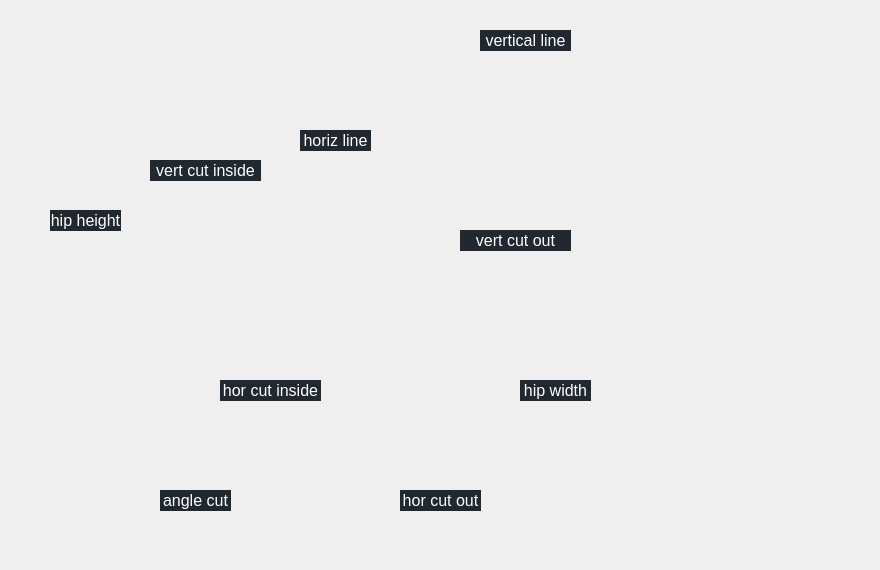
   <widget class="QWidget" name="tab">
    <attribute name="title">
     <string>Widok</string>
    </attribute>
    <widget class="QLabel" name="labelPicture">
     <property name="geometry">
      <rect>
       <x>0</x>
       <y>0</y>
       <width>871</width>
       <height>561</height>
      </rect>
     </property>
     <property name="text">
      <string/>
     </property>
     <property name="pixmap">
      <pixmap resource="../resources.qrc">:/res/ResultHipRafter.PNG</pixmap>
     </property>
     <property name="scaledContents">
      <bool>true</bool>
     </property>
     <property name="alignment">
      <set>Qt::AlignCenter</set>
     </property>
    </widget>
    <widget class="QLabel" name="HipHeight">
     <property name="geometry">
      <rect>
       <x>50</x>
       <y>210</y>
       <width>71</width>
       <height>21</height>
      </rect>
     </property>
     <property name="palette">
      <palette>
       <active>
        <colorrole role="WindowText">
         <brush brushstyle="SolidPattern">
          <color alpha="255">
           <red>255</red>
           <green>255</green>
           <blue>255</blue>
          </color>
         </brush>
        </colorrole>
        <colorrole role="Button">
         <brush brushstyle="SolidPattern">
          <color alpha="255">
           <red>33</red>
           <green>40</green>
           <blue>48</blue>
          </color>
         </brush>
        </colorrole>
        <colorrole role="Base">
         <brush brushstyle="SolidPattern">
          <color alpha="255">
           <red>33</red>
           <green>40</green>
           <blue>48</blue>
          </color>
         </brush>
        </colorrole>
        <colorrole role="Window">
         <brush brushstyle="SolidPattern">
          <color alpha="255">
           <red>33</red>
           <green>40</green>
           <blue>48</blue>
          </color>
         </brush>
        </colorrole>
       </active>
       <inactive>
        <colorrole role="WindowText">
         <brush brushstyle="SolidPattern">
          <color alpha="255">
           <red>255</red>
           <green>255</green>
           <blue>255</blue>
          </color>
         </brush>
        </colorrole>
        <colorrole role="Button">
         <brush brushstyle="SolidPattern">
          <color alpha="255">
           <red>33</red>
           <green>40</green>
           <blue>48</blue>
          </color>
         </brush>
        </colorrole>
        <colorrole role="Base">
         <brush brushstyle="SolidPattern">
          <color alpha="255">
           <red>33</red>
           <green>40</green>
           <blue>48</blue>
          </color>
         </brush>
        </colorrole>
        <colorrole role="Window">
         <brush brushstyle="SolidPattern">
          <color alpha="255">
           <red>33</red>
           <green>40</green>
           <blue>48</blue>
          </color>
         </brush>
        </colorrole>
       </inactive>
       <disabled>
        <colorrole role="WindowText">
         <brush brushstyle="SolidPattern">
          <color alpha="255">
           <red>120</red>
           <green>120</green>
           <blue>120</blue>
          </color>
         </brush>
        </colorrole>
        <colorrole role="Button">
         <brush brushstyle="SolidPattern">
          <color alpha="255">
           <red>33</red>
           <green>40</green>
           <blue>48</blue>
          </color>
         </brush>
        </colorrole>
        <colorrole role="Base">
         <brush brushstyle="SolidPattern">
          <color alpha="255">
           <red>33</red>
           <green>40</green>
           <blue>48</blue>
          </color>
         </brush>
        </colorrole>
        <colorrole role="Window">
         <brush brushstyle="SolidPattern">
          <color alpha="255">
           <red>33</red>
           <green>40</green>
           <blue>48</blue>
          </color>
         </brush>
        </colorrole>
       </disabled>
      </palette>
     </property>
     <property name="font">
      <font>
       <pointsize>12</pointsize>
      </font>
     </property>
     <property name="styleSheet">
      <string notr="true">background: rgb(33, 40, 48);</string>
     </property>
     <property name="text">
      <string>hip height</string>
     </property>
     <property name="alignment">
      <set>Qt::AlignCenter</set>
     </property>
    </widget>
    <widget class="QLabel" name="angleHorizontalCut">
     <property name="geometry">
      <rect>
       <x>160</x>
       <y>490</y>
       <width>71</width>
       <height>21</height>
      </rect>
     </property>
     <property name="palette">
      <palette>
       <active>
        <colorrole role="WindowText">
         <brush brushstyle="SolidPattern">
          <color alpha="255">
           <red>255</red>
           <green>255</green>
           <blue>255</blue>
          </color>
         </brush>
        </colorrole>
        <colorrole role="Button">
         <brush brushstyle="SolidPattern">
          <color alpha="255">
           <red>33</red>
           <green>40</green>
           <blue>48</blue>
          </color>
         </brush>
        </colorrole>
        <colorrole role="Base">
         <brush brushstyle="SolidPattern">
          <color alpha="255">
           <red>33</red>
           <green>40</green>
           <blue>48</blue>
          </color>
         </brush>
        </colorrole>
        <colorrole role="Window">
         <brush brushstyle="SolidPattern">
          <color alpha="255">
           <red>33</red>
           <green>40</green>
           <blue>48</blue>
          </color>
         </brush>
        </colorrole>
       </active>
       <inactive>
        <colorrole role="WindowText">
         <brush brushstyle="SolidPattern">
          <color alpha="255">
           <red>255</red>
           <green>255</green>
           <blue>255</blue>
          </color>
         </brush>
        </colorrole>
        <colorrole role="Button">
         <brush brushstyle="SolidPattern">
          <color alpha="255">
           <red>33</red>
           <green>40</green>
           <blue>48</blue>
          </color>
         </brush>
        </colorrole>
        <colorrole role="Base">
         <brush brushstyle="SolidPattern">
          <color alpha="255">
           <red>33</red>
           <green>40</green>
           <blue>48</blue>
          </color>
         </brush>
        </colorrole>
        <colorrole role="Window">
         <brush brushstyle="SolidPattern">
          <color alpha="255">
           <red>33</red>
           <green>40</green>
           <blue>48</blue>
          </color>
         </brush>
        </colorrole>
       </inactive>
       <disabled>
        <colorrole role="WindowText">
         <brush brushstyle="SolidPattern">
          <color alpha="255">
           <red>120</red>
           <green>120</green>
           <blue>120</blue>
          </color>
         </brush>
        </colorrole>
        <colorrole role="Button">
         <brush brushstyle="SolidPattern">
          <color alpha="255">
           <red>33</red>
           <green>40</green>
           <blue>48</blue>
          </color>
         </brush>
        </colorrole>
        <colorrole role="Base">
         <brush brushstyle="SolidPattern">
          <color alpha="255">
           <red>33</red>
           <green>40</green>
           <blue>48</blue>
          </color>
         </brush>
        </colorrole>
        <colorrole role="Window">
         <brush brushstyle="SolidPattern">
          <color alpha="255">
           <red>33</red>
           <green>40</green>
           <blue>48</blue>
          </color>
         </brush>
        </colorrole>
       </disabled>
      </palette>
     </property>
     <property name="font">
      <font>
       <pointsize>12</pointsize>
      </font>
     </property>
     <property name="styleSheet">
      <string notr="true">background: rgb(33, 40, 48);</string>
     </property>
     <property name="text">
      <string>angle cut</string>
     </property>
     <property name="alignment">
      <set>Qt::AlignCenter</set>
     </property>
    </widget>
    <widget class="QLabel" name="horizontalCutOutside">
     <property name="geometry">
      <rect>
       <x>400</x>
       <y>490</y>
       <width>81</width>
       <height>21</height>
      </rect>
     </property>
     <property name="palette">
      <palette>
       <active>
        <colorrole role="WindowText">
         <brush brushstyle="SolidPattern">
          <color alpha="255">
           <red>255</red>
           <green>255</green>
           <blue>255</blue>
          </color>
         </brush>
        </colorrole>
        <colorrole role="Button">
         <brush brushstyle="SolidPattern">
          <color alpha="255">
           <red>33</red>
           <green>40</green>
           <blue>48</blue>
          </color>
         </brush>
        </colorrole>
        <colorrole role="Base">
         <brush brushstyle="SolidPattern">
          <color alpha="255">
           <red>33</red>
           <green>40</green>
           <blue>48</blue>
          </color>
         </brush>
        </colorrole>
        <colorrole role="Window">
         <brush brushstyle="SolidPattern">
          <color alpha="255">
           <red>33</red>
           <green>40</green>
           <blue>48</blue>
          </color>
         </brush>
        </colorrole>
       </active>
       <inactive>
        <colorrole role="WindowText">
         <brush brushstyle="SolidPattern">
          <color alpha="255">
           <red>255</red>
           <green>255</green>
           <blue>255</blue>
          </color>
         </brush>
        </colorrole>
        <colorrole role="Button">
         <brush brushstyle="SolidPattern">
          <color alpha="255">
           <red>33</red>
           <green>40</green>
           <blue>48</blue>
          </color>
         </brush>
        </colorrole>
        <colorrole role="Base">
         <brush brushstyle="SolidPattern">
          <color alpha="255">
           <red>33</red>
           <green>40</green>
           <blue>48</blue>
          </color>
         </brush>
        </colorrole>
        <colorrole role="Window">
         <brush brushstyle="SolidPattern">
          <color alpha="255">
           <red>33</red>
           <green>40</green>
           <blue>48</blue>
          </color>
         </brush>
        </colorrole>
       </inactive>
       <disabled>
        <colorrole role="WindowText">
         <brush brushstyle="SolidPattern">
          <color alpha="255">
           <red>120</red>
           <green>120</green>
           <blue>120</blue>
          </color>
         </brush>
        </colorrole>
        <colorrole role="Button">
         <brush brushstyle="SolidPattern">
          <color alpha="255">
           <red>33</red>
           <green>40</green>
           <blue>48</blue>
          </color>
         </brush>
        </colorrole>
        <colorrole role="Base">
         <brush brushstyle="SolidPattern">
          <color alpha="255">
           <red>33</red>
           <green>40</green>
           <blue>48</blue>
          </color>
         </brush>
        </colorrole>
        <colorrole role="Window">
         <brush brushstyle="SolidPattern">
          <color alpha="255">
           <red>33</red>
           <green>40</green>
           <blue>48</blue>
          </color>
         </brush>
        </colorrole>
       </disabled>
      </palette>
     </property>
     <property name="font">
      <font>
       <pointsize>12</pointsize>
      </font>
     </property>
     <property name="styleSheet">
      <string notr="true">background: rgb(33, 40, 48);</string>
     </property>
     <property name="text">
      <string>hor cut out</string>
     </property>
     <property name="alignment">
      <set>Qt::AlignCenter</set>
     </property>
    </widget>
    <widget class="QLabel" name="horizontalLine">
     <property name="geometry">
      <rect>
       <x>300</x>
       <y>130</y>
       <width>71</width>
       <height>21</height>
      </rect>
     </property>
     <property name="palette">
      <palette>
       <active>
        <colorrole role="WindowText">
         <brush brushstyle="SolidPattern">
          <color alpha="255">
           <red>255</red>
           <green>255</green>
           <blue>255</blue>
          </color>
         </brush>
        </colorrole>
        <colorrole role="Button">
         <brush brushstyle="SolidPattern">
          <color alpha="255">
           <red>33</red>
           <green>40</green>
           <blue>48</blue>
          </color>
         </brush>
        </colorrole>
        <colorrole role="Base">
         <brush brushstyle="SolidPattern">
          <color alpha="255">
           <red>33</red>
           <green>40</green>
           <blue>48</blue>
          </color>
         </brush>
        </colorrole>
        <colorrole role="Window">
         <brush brushstyle="SolidPattern">
          <color alpha="255">
           <red>33</red>
           <green>40</green>
           <blue>48</blue>
          </color>
         </brush>
        </colorrole>
       </active>
       <inactive>
        <colorrole role="WindowText">
         <brush brushstyle="SolidPattern">
          <color alpha="255">
           <red>255</red>
           <green>255</green>
           <blue>255</blue>
          </color>
         </brush>
        </colorrole>
        <colorrole role="Button">
         <brush brushstyle="SolidPattern">
          <color alpha="255">
           <red>33</red>
           <green>40</green>
           <blue>48</blue>
          </color>
         </brush>
        </colorrole>
        <colorrole role="Base">
         <brush brushstyle="SolidPattern">
          <color alpha="255">
           <red>33</red>
           <green>40</green>
           <blue>48</blue>
          </color>
         </brush>
        </colorrole>
        <colorrole role="Window">
         <brush brushstyle="SolidPattern">
          <color alpha="255">
           <red>33</red>
           <green>40</green>
           <blue>48</blue>
          </color>
         </brush>
        </colorrole>
       </inactive>
       <disabled>
        <colorrole role="WindowText">
         <brush brushstyle="SolidPattern">
          <color alpha="255">
           <red>120</red>
           <green>120</green>
           <blue>120</blue>
          </color>
         </brush>
        </colorrole>
        <colorrole role="Button">
         <brush brushstyle="SolidPattern">
          <color alpha="255">
           <red>33</red>
           <green>40</green>
           <blue>48</blue>
          </color>
         </brush>
        </colorrole>
        <colorrole role="Base">
         <brush brushstyle="SolidPattern">
          <color alpha="255">
           <red>33</red>
           <green>40</green>
           <blue>48</blue>
          </color>
         </brush>
        </colorrole>
        <colorrole role="Window">
         <brush brushstyle="SolidPattern">
          <color alpha="255">
           <red>33</red>
           <green>40</green>
           <blue>48</blue>
          </color>
         </brush>
        </colorrole>
       </disabled>
      </palette>
     </property>
     <property name="font">
      <font>
       <pointsize>12</pointsize>
      </font>
     </property>
     <property name="styleSheet">
      <string notr="true">background: rgb(33, 40, 48);</string>
     </property>
     <property name="text">
      <string>horiz line</string>
     </property>
     <property name="alignment">
      <set>Qt::AlignCenter</set>
     </property>
    </widget>
    <widget class="QLabel" name="verticalCutOutside">
     <property name="geometry">
      <rect>
       <x>460</x>
       <y>230</y>
       <width>111</width>
       <height>21</height>
      </rect>
     </property>
     <property name="palette">
      <palette>
       <active>
        <colorrole role="WindowText">
         <brush brushstyle="SolidPattern">
          <color alpha="255">
           <red>255</red>
           <green>255</green>
           <blue>255</blue>
          </color>
         </brush>
        </colorrole>
        <colorrole role="Button">
         <brush brushstyle="SolidPattern">
          <color alpha="255">
           <red>33</red>
           <green>40</green>
           <blue>48</blue>
          </color>
         </brush>
        </colorrole>
        <colorrole role="Base">
         <brush brushstyle="SolidPattern">
          <color alpha="255">
           <red>33</red>
           <green>40</green>
           <blue>48</blue>
          </color>
         </brush>
        </colorrole>
        <colorrole role="Window">
         <brush brushstyle="SolidPattern">
          <color alpha="255">
           <red>33</red>
           <green>40</green>
           <blue>48</blue>
          </color>
         </brush>
        </colorrole>
       </active>
       <inactive>
        <colorrole role="WindowText">
         <brush brushstyle="SolidPattern">
          <color alpha="255">
           <red>255</red>
           <green>255</green>
           <blue>255</blue>
          </color>
         </brush>
        </colorrole>
        <colorrole role="Button">
         <brush brushstyle="SolidPattern">
          <color alpha="255">
           <red>33</red>
           <green>40</green>
           <blue>48</blue>
          </color>
         </brush>
        </colorrole>
        <colorrole role="Base">
         <brush brushstyle="SolidPattern">
          <color alpha="255">
           <red>33</red>
           <green>40</green>
           <blue>48</blue>
          </color>
         </brush>
        </colorrole>
        <colorrole role="Window">
         <brush brushstyle="SolidPattern">
          <color alpha="255">
           <red>33</red>
           <green>40</green>
           <blue>48</blue>
          </color>
         </brush>
        </colorrole>
       </inactive>
       <disabled>
        <colorrole role="WindowText">
         <brush brushstyle="SolidPattern">
          <color alpha="255">
           <red>120</red>
           <green>120</green>
           <blue>120</blue>
          </color>
         </brush>
        </colorrole>
        <colorrole role="Button">
         <brush brushstyle="SolidPattern">
          <color alpha="255">
           <red>33</red>
           <green>40</green>
           <blue>48</blue>
          </color>
         </brush>
        </colorrole>
        <colorrole role="Base">
         <brush brushstyle="SolidPattern">
          <color alpha="255">
           <red>33</red>
           <green>40</green>
           <blue>48</blue>
          </color>
         </brush>
        </colorrole>
        <colorrole role="Window">
         <brush brushstyle="SolidPattern">
          <color alpha="255">
           <red>33</red>
           <green>40</green>
           <blue>48</blue>
          </color>
         </brush>
        </colorrole>
       </disabled>
      </palette>
     </property>
     <property name="font">
      <font>
       <pointsize>12</pointsize>
      </font>
     </property>
     <property name="styleSheet">
      <string notr="true">background: rgb(33, 40, 48);</string>
     </property>
     <property name="text">
      <string>vert cut out</string>
     </property>
     <property name="alignment">
      <set>Qt::AlignCenter</set>
     </property>
    </widget>
    <widget class="QLabel" name="verticalLine">
     <property name="geometry">
      <rect>
       <x>480</x>
       <y>30</y>
       <width>91</width>
       <height>21</height>
      </rect>
     </property>
     <property name="palette">
      <palette>
       <active>
        <colorrole role="WindowText">
         <brush brushstyle="SolidPattern">
          <color alpha="255">
           <red>255</red>
           <green>255</green>
           <blue>255</blue>
          </color>
         </brush>
        </colorrole>
        <colorrole role="Button">
         <brush brushstyle="SolidPattern">
          <color alpha="255">
           <red>33</red>
           <green>40</green>
           <blue>48</blue>
          </color>
         </brush>
        </colorrole>
        <colorrole role="Base">
         <brush brushstyle="SolidPattern">
          <color alpha="255">
           <red>33</red>
           <green>40</green>
           <blue>48</blue>
          </color>
         </brush>
        </colorrole>
        <colorrole role="Window">
         <brush brushstyle="SolidPattern">
          <color alpha="255">
           <red>33</red>
           <green>40</green>
           <blue>48</blue>
          </color>
         </brush>
        </colorrole>
       </active>
       <inactive>
        <colorrole role="WindowText">
         <brush brushstyle="SolidPattern">
          <color alpha="255">
           <red>255</red>
           <green>255</green>
           <blue>255</blue>
          </color>
         </brush>
        </colorrole>
        <colorrole role="Button">
         <brush brushstyle="SolidPattern">
          <color alpha="255">
           <red>33</red>
           <green>40</green>
           <blue>48</blue>
          </color>
         </brush>
        </colorrole>
        <colorrole role="Base">
         <brush brushstyle="SolidPattern">
          <color alpha="255">
           <red>33</red>
           <green>40</green>
           <blue>48</blue>
          </color>
         </brush>
        </colorrole>
        <colorrole role="Window">
         <brush brushstyle="SolidPattern">
          <color alpha="255">
           <red>33</red>
           <green>40</green>
           <blue>48</blue>
          </color>
         </brush>
        </colorrole>
       </inactive>
       <disabled>
        <colorrole role="WindowText">
         <brush brushstyle="SolidPattern">
          <color alpha="255">
           <red>120</red>
           <green>120</green>
           <blue>120</blue>
          </color>
         </brush>
        </colorrole>
        <colorrole role="Button">
         <brush brushstyle="SolidPattern">
          <color alpha="255">
           <red>33</red>
           <green>40</green>
           <blue>48</blue>
          </color>
         </brush>
        </colorrole>
        <colorrole role="Base">
         <brush brushstyle="SolidPattern">
          <color alpha="255">
           <red>33</red>
           <green>40</green>
           <blue>48</blue>
          </color>
         </brush>
        </colorrole>
        <colorrole role="Window">
         <brush brushstyle="SolidPattern">
          <color alpha="255">
           <red>33</red>
           <green>40</green>
           <blue>48</blue>
          </color>
         </brush>
        </colorrole>
       </disabled>
      </palette>
     </property>
     <property name="font">
      <font>
       <pointsize>12</pointsize>
      </font>
     </property>
     <property name="styleSheet">
      <string notr="true">background: rgb(33, 40, 48);</string>
     </property>
     <property name="text">
      <string>vertical line</string>
     </property>
     <property name="alignment">
      <set>Qt::AlignCenter</set>
     </property>
    </widget>
    <widget class="QLabel" name="hipWidth">
     <property name="geometry">
      <rect>
       <x>520</x>
       <y>380</y>
       <width>71</width>
       <height>21</height>
      </rect>
     </property>
     <property name="palette">
      <palette>
       <active>
        <colorrole role="WindowText">
         <brush brushstyle="SolidPattern">
          <color alpha="255">
           <red>255</red>
           <green>255</green>
           <blue>255</blue>
          </color>
         </brush>
        </colorrole>
        <colorrole role="Button">
         <brush brushstyle="SolidPattern">
          <color alpha="255">
           <red>33</red>
           <green>40</green>
           <blue>48</blue>
          </color>
         </brush>
        </colorrole>
        <colorrole role="Base">
         <brush brushstyle="SolidPattern">
          <color alpha="255">
           <red>33</red>
           <green>40</green>
           <blue>48</blue>
          </color>
         </brush>
        </colorrole>
        <colorrole role="Window">
         <brush brushstyle="SolidPattern">
          <color alpha="255">
           <red>33</red>
           <green>40</green>
           <blue>48</blue>
          </color>
         </brush>
        </colorrole>
       </active>
       <inactive>
        <colorrole role="WindowText">
         <brush brushstyle="SolidPattern">
          <color alpha="255">
           <red>255</red>
           <green>255</green>
           <blue>255</blue>
          </color>
         </brush>
        </colorrole>
        <colorrole role="Button">
         <brush brushstyle="SolidPattern">
          <color alpha="255">
           <red>33</red>
           <green>40</green>
           <blue>48</blue>
          </color>
         </brush>
        </colorrole>
        <colorrole role="Base">
         <brush brushstyle="SolidPattern">
          <color alpha="255">
           <red>33</red>
           <green>40</green>
           <blue>48</blue>
          </color>
         </brush>
        </colorrole>
        <colorrole role="Window">
         <brush brushstyle="SolidPattern">
          <color alpha="255">
           <red>33</red>
           <green>40</green>
           <blue>48</blue>
          </color>
         </brush>
        </colorrole>
       </inactive>
       <disabled>
        <colorrole role="WindowText">
         <brush brushstyle="SolidPattern">
          <color alpha="255">
           <red>120</red>
           <green>120</green>
           <blue>120</blue>
          </color>
         </brush>
        </colorrole>
        <colorrole role="Button">
         <brush brushstyle="SolidPattern">
          <color alpha="255">
           <red>33</red>
           <green>40</green>
           <blue>48</blue>
          </color>
         </brush>
        </colorrole>
        <colorrole role="Base">
         <brush brushstyle="SolidPattern">
          <color alpha="255">
           <red>33</red>
           <green>40</green>
           <blue>48</blue>
          </color>
         </brush>
        </colorrole>
        <colorrole role="Window">
         <brush brushstyle="SolidPattern">
          <color alpha="255">
           <red>33</red>
           <green>40</green>
           <blue>48</blue>
          </color>
         </brush>
        </colorrole>
       </disabled>
      </palette>
     </property>
     <property name="font">
      <font>
       <pointsize>12</pointsize>
      </font>
     </property>
     <property name="styleSheet">
      <string notr="true">background: rgb(33, 40, 48);</string>
     </property>
     <property name="text">
      <string>hip width</string>
     </property>
     <property name="alignment">
      <set>Qt::AlignCenter</set>
     </property>
    </widget>
    <widget class="QLabel" name="horizontalCutInside">
     <property name="geometry">
      <rect>
       <x>220</x>
       <y>380</y>
       <width>101</width>
       <height>21</height>
      </rect>
     </property>
     <property name="palette">
      <palette>
       <active>
        <colorrole role="WindowText">
         <brush brushstyle="SolidPattern">
          <color alpha="255">
           <red>255</red>
           <green>255</green>
           <blue>255</blue>
          </color>
         </brush>
        </colorrole>
        <colorrole role="Button">
         <brush brushstyle="SolidPattern">
          <color alpha="255">
           <red>33</red>
           <green>40</green>
           <blue>48</blue>
          </color>
         </brush>
        </colorrole>
        <colorrole role="Base">
         <brush brushstyle="SolidPattern">
          <color alpha="255">
           <red>33</red>
           <green>40</green>
           <blue>48</blue>
          </color>
         </brush>
        </colorrole>
        <colorrole role="Window">
         <brush brushstyle="SolidPattern">
          <color alpha="255">
           <red>33</red>
           <green>40</green>
           <blue>48</blue>
          </color>
         </brush>
        </colorrole>
       </active>
       <inactive>
        <colorrole role="WindowText">
         <brush brushstyle="SolidPattern">
          <color alpha="255">
           <red>255</red>
           <green>255</green>
           <blue>255</blue>
          </color>
         </brush>
        </colorrole>
        <colorrole role="Button">
         <brush brushstyle="SolidPattern">
          <color alpha="255">
           <red>33</red>
           <green>40</green>
           <blue>48</blue>
          </color>
         </brush>
        </colorrole>
        <colorrole role="Base">
         <brush brushstyle="SolidPattern">
          <color alpha="255">
           <red>33</red>
           <green>40</green>
           <blue>48</blue>
          </color>
         </brush>
        </colorrole>
        <colorrole role="Window">
         <brush brushstyle="SolidPattern">
          <color alpha="255">
           <red>33</red>
           <green>40</green>
           <blue>48</blue>
          </color>
         </brush>
        </colorrole>
       </inactive>
       <disabled>
        <colorrole role="WindowText">
         <brush brushstyle="SolidPattern">
          <color alpha="255">
           <red>120</red>
           <green>120</green>
           <blue>120</blue>
          </color>
         </brush>
        </colorrole>
        <colorrole role="Button">
         <brush brushstyle="SolidPattern">
          <color alpha="255">
           <red>33</red>
           <green>40</green>
           <blue>48</blue>
          </color>
         </brush>
        </colorrole>
        <colorrole role="Base">
         <brush brushstyle="SolidPattern">
          <color alpha="255">
           <red>33</red>
           <green>40</green>
           <blue>48</blue>
          </color>
         </brush>
        </colorrole>
        <colorrole role="Window">
         <brush brushstyle="SolidPattern">
          <color alpha="255">
           <red>33</red>
           <green>40</green>
           <blue>48</blue>
          </color>
         </brush>
        </colorrole>
       </disabled>
      </palette>
     </property>
     <property name="font">
      <font>
       <pointsize>12</pointsize>
      </font>
     </property>
     <property name="styleSheet">
      <string notr="true">background: rgb(33, 40, 48);</string>
     </property>
     <property name="text">
      <string>hor cut inside</string>
     </property>
     <property name="alignment">
      <set>Qt::AlignCenter</set>
     </property>
    </widget>
    <widget class="QLabel" name="verticalCutInside">
     <property name="geometry">
      <rect>
       <x>150</x>
       <y>160</y>
       <width>111</width>
       <height>21</height>
      </rect>
     </property>
     <property name="palette">
      <palette>
       <active>
        <colorrole role="WindowText">
         <brush brushstyle="SolidPattern">
          <color alpha="255">
           <red>255</red>
           <green>255</green>
           <blue>255</blue>
          </color>
         </brush>
        </colorrole>
        <colorrole role="Button">
         <brush brushstyle="SolidPattern">
          <color alpha="255">
           <red>33</red>
           <green>40</green>
           <blue>48</blue>
          </color>
         </brush>
        </colorrole>
        <colorrole role="Base">
         <brush brushstyle="SolidPattern">
          <color alpha="255">
           <red>33</red>
           <green>40</green>
           <blue>48</blue>
          </color>
         </brush>
        </colorrole>
        <colorrole role="Window">
         <brush brushstyle="SolidPattern">
          <color alpha="255">
           <red>33</red>
           <green>40</green>
           <blue>48</blue>
          </color>
         </brush>
        </colorrole>
       </active>
       <inactive>
        <colorrole role="WindowText">
         <brush brushstyle="SolidPattern">
          <color alpha="255">
           <red>255</red>
           <green>255</green>
           <blue>255</blue>
          </color>
         </brush>
        </colorrole>
        <colorrole role="Button">
         <brush brushstyle="SolidPattern">
          <color alpha="255">
           <red>33</red>
           <green>40</green>
           <blue>48</blue>
          </color>
         </brush>
        </colorrole>
        <colorrole role="Base">
         <brush brushstyle="SolidPattern">
          <color alpha="255">
           <red>33</red>
           <green>40</green>
           <blue>48</blue>
          </color>
         </brush>
        </colorrole>
        <colorrole role="Window">
         <brush brushstyle="SolidPattern">
          <color alpha="255">
           <red>33</red>
           <green>40</green>
           <blue>48</blue>
          </color>
         </brush>
        </colorrole>
       </inactive>
       <disabled>
        <colorrole role="WindowText">
         <brush brushstyle="SolidPattern">
          <color alpha="255">
           <red>120</red>
           <green>120</green>
           <blue>120</blue>
          </color>
         </brush>
        </colorrole>
        <colorrole role="Button">
         <brush brushstyle="SolidPattern">
          <color alpha="255">
           <red>33</red>
           <green>40</green>
           <blue>48</blue>
          </color>
         </brush>
        </colorrole>
        <colorrole role="Base">
         <brush brushstyle="SolidPattern">
          <color alpha="255">
           <red>33</red>
           <green>40</green>
           <blue>48</blue>
          </color>
         </brush>
        </colorrole>
        <colorrole role="Window">
         <brush brushstyle="SolidPattern">
          <color alpha="255">
           <red>33</red>
           <green>40</green>
           <blue>48</blue>
          </color>
         </brush>
        </colorrole>
       </disabled>
      </palette>
     </property>
     <property name="font">
      <font>
       <pointsize>12</pointsize>
      </font>
     </property>
     <property name="styleSheet">
      <string notr="true">background: rgb(33, 40, 48);</string>
     </property>
     <property name="text">
      <string>vert cut inside</string>
     </property>
     <property name="scaledContents">
      <bool>true</bool>
     </property>
     <property name="alignment">
      <set>Qt::AlignCenter</set>
     </property>
    </widget>
   </widget>
